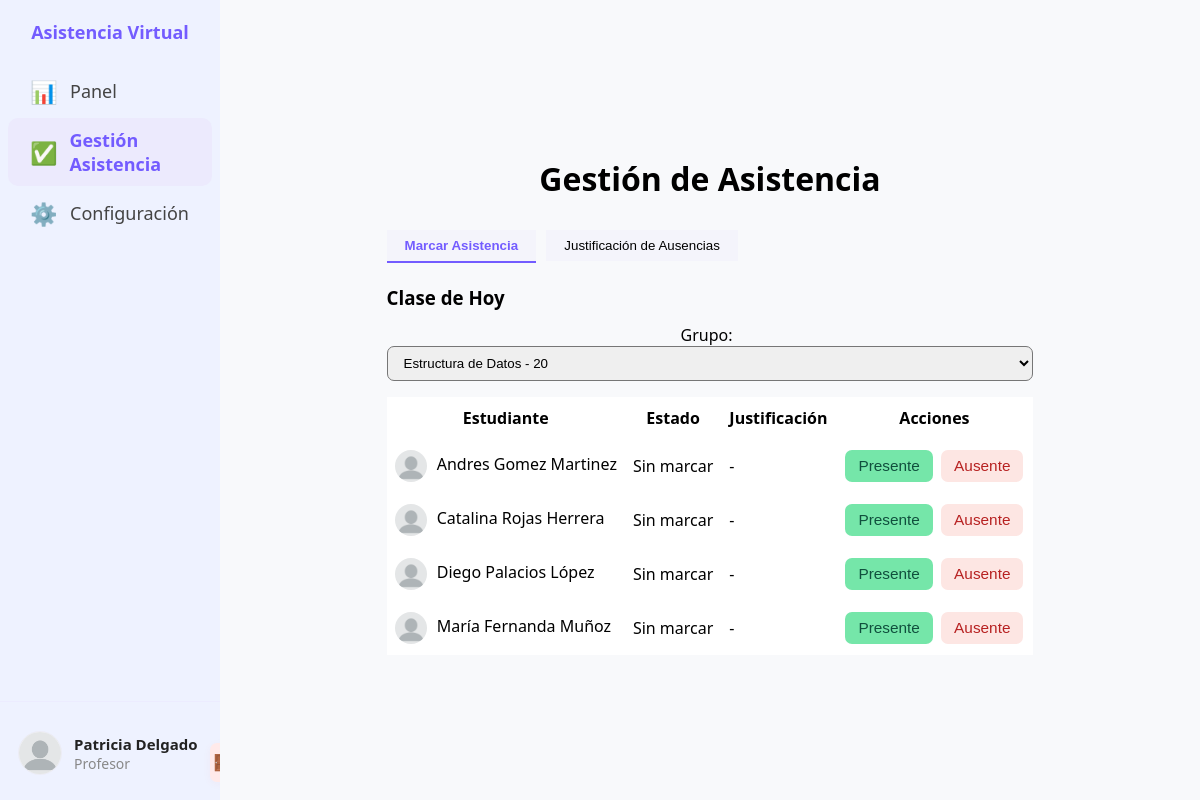
The app's page /panel.php?tab=asistencia (signed in) with its own data.
### tables this page shows
CREATE TABLE `usuarios` (
  `id` int(11) NOT NULL,
  `rol` enum('Estudiante','Profesor','Administrador') NOT NULL,
  `nombre_completo` varchar(100) NOT NULL,
  `correo_electronico` varchar(100) NOT NULL,
  `id_carnet` varchar(50) NOT NULL,
  `contrasena` varchar(255) NOT NULL,
  `fecha_registro` timestamp NOT NULL DEFAULT current_timestamp(),
  `zona_horaria` varchar(32) DEFAULT NULL,
  `foto_perfil` varchar(255) DEFAULT NULL
);

### panel.php (the view, shortened to what this page needs)
<?php
include('conexion.php');
$rol = $_SESSION['rol'];
$usuario_id = $_SESSION['usuario_id'];
$tab = $_GET['tab'] ?? 'panel';
$foto_perfil = null;
$stmt = $conn->prepare("SELECT foto_perfil, nombre_completo, correo_electronico, zona_horaria FROM usuarios WHERE id = ?");
$stmt->bind_param("i", $usuario_id);
$stmt->execute();
$stmt->bind_result($foto_perfil, $nombre, $correo, $zona);
$nombres = explode(' ', $nombre ?? 'Usuario');
$mostrar = isset($nombres[1]) ? $nombres[0] . ' ' . $nombres[1] : $nombres[0];
$ruta_foto = ($foto_perfil && file_exists(__DIR__ . "/images/perfiles/" . $foto_perfil))
    ? "/savesa/images/perfiles/" . $foto_perfil
    : "/savesa/images/perfiles/nopicture.png";
?>
<!DOCTYPE html>
<html lang="es">
<head>
  <link rel="stylesheet" href="/savesa/css/dashboard.css">
  <link rel="stylesheet" href="/savesa/css/settings.css">
</head>
<body>
  <div id="root" class="dashboard-container">
    <aside class="sidebar">
      <div class="sidebar-header">
        <h2>Asistencia Virtual</h2>
      </div>
      <nav class="sidebar-nav">
        <a class="sidebar-item <?php if ($tab=='panel') echo 'active'; ?>" href="panel.php?tab=panel">
          <span class="icon">📊</span>
          <span class="label">Panel</span>
        </a>
        <?php if ($rol === 'Administrador'): ?>
          <a class="sidebar-item" href="materias.php">
            <span class="icon">📚</span>
            <span class="label">Materias</span>
          </a>
          <a class="sidebar-item" href="crear_materia.php">
            <span class="icon">➕</span>
            <span class="label">Crear Materia</span>
          </a>
          <a class="sidebar-item" href="crear_grupo.php">
            <span class="icon">👥</span>
            <span class="label">Crear Grupo</span>
          </a>
          <a class="sidebar-item" href="asignar_profesor.php">
            <span class="icon">🧑‍🏫</span>
            <span class="label">Asignar Profesor</span>
          </a>
          <a class="sidebar-item" href="inscribir_estudiante.php">
            <span class="icon">👨‍🎓</span>
            <span class="label">Inscribir Estudiante</span>
          </a>
        <?php elseif ($rol === 'Profesor'): ?>
          <a class="sidebar-item <?php if ($tab=='asistencia') echo 'active'; ?>" href="panel.php?tab=asistencia">
            <span class="icon">✅</span>
            <span class="label">Gestión Asistencia</span>
          </a>
        <?php endif; ?>
        <a class="sidebar-item <?php if ($tab=='settings') echo 'active'; ?>" href="panel.php?tab=settings">
          <span class="icon">⚙️</span>
          <span class="label">Configuración</span>
        </a>
      </nav>
      <div class="sidebar-footer">
        <img src="<?php echo htmlspecialchars($ruta_foto); ?>?v=<?php echo time(); ?>"
          alt="Avatar"
          class="avatar"
          onerror="this.onerror=null;this.src='/savesa/images/perfiles/nopicture.png';"
        />
        <div>
          <div class="user-name"><?php echo htmlspecialchars($mostrar); ?></div>
          <div class="user-role"><?php echo htmlspecialchars($rol); ?></div>
        </div>
        <form action="logout.php" method="post" style="margin:0;">
          <button class="logout-btn" type="submit">🚪</button>
        </form>
      </div>
    </aside>
    <main class="main-content">
      <?php if ($tab == 'panel'): ?>
        <h1 class="dashboard-title">Resumen</h1>
        <div class="dashboard-cards-grid">
          <?php if ($rol === 'Administrador'): ?>
            <div class="dashboard-card">
              <div style="display:flex;align-items:center;gap:12px;">
                <span style="font-size:28px;color:#735CFF;">📝</span>
                <div class="card-title">Actividad Reciente</div>
              </div>
              <ul>
                <?php
                $ultimas_materias = @$conn->query("SELECT nombre, id, fecha_creacion FROM materias ORDER BY fecha_creacion DESC LIMIT 3");
                if ($ultimas_materias && $ultimas_materias->num_rows > 0) {
                  while ($m = $ultimas_materias->fetch_assoc()) {
                    echo "<li><b>Materia creada:</b> ".htmlspecialchars($m['nombre'])." <span style='color:#888;'>(".date('d/m/Y', strtotime($m['fecha_creacion'])).")</span></li>";
                  }
                }
                $ultimos_grupos = @$conn->query("SELECT g.id, g.nombre as grupo, m.nombre as materia FROM grupos g JOIN materias m ON g.materia_id=m.id ORDER BY g.id DESC LIMIT 3");
                if ($ultimos_grupos && $ultimos_grupos->num_rows > 0) {
                  while ($g = $ultimos_grupos->fetch_assoc()) {
                    echo "<li><b>Grupo creado:</b> {$g['id']} (<span style='color:#735cff'>".htmlspecialchars($g['materia'])."</span>)</li>";
                  }
                }
                $ultimas_asignaciones = @$conn->query("
                    SELECT u.nombre_completo as profesor, g.id as grupo
                    FROM materia_profesor mp
                    JOIN usuarios u ON mp.profesor_id=u.id
                    JOIN grupos g ON mp.grupo_id=g.id
                    ORDER BY mp.grupo_id DESC LIMIT 3
                ");
                if ($ultimas_asignaciones && $ultimas_asignaciones->num_rows > 0) {
                  while ($a = $ultimas_asignaciones->fetch_assoc()) {
                    echo "<li><b>Profesor asignado:</b> ".htmlspecialchars($a['profesor'])." a grupo <b>{$a['grupo']}</b></li>";
                  }
                }
                if (
                    (!$ultimas_materias || $ultimas_materias->num_rows == 0) &&
                    (!$ultimos_grupos || $ultimos_grupos->num_rows == 0) &&
                    (!$ultimas_asignaciones || $ultimas_asignaciones->num_rows == 0)
                  ) {
                  echo '<li style="color:#888;">No hay actividad reciente aún.</li>';
                }
                ?>
              </ul>
            </div>
          <?php elseif ($rol === 'Profesor'): ?>
            <div class="dashboard-card">
              <div style="display:flex;align-items:center;gap:12px;">
                <span style="font-size:28px;color:#735CFF;">📝</span>
                <div class="card-title">Actividad Reciente</div>
              </div>
              <ul>
                <?php
                $grupos = @$conn->query("
                  SELECT g.id, g.nombre AS grupo, m.nombre AS materia
                  FROM materia_profesor mp
                  JOIN grupos g ON mp.grupo_id = g.id
                  JOIN materias m ON g.materia_id = m.id
                  WHERE mp.profesor_id = $usuario_id
                  ORDER BY g.id DESC LIMIT 5
                ");
                if ($grupos && $grupos->num_rows > 0) {
                  while ($g = $grupos->fetch_assoc()) {
                    echo "<li><b>Grupo asignado:</b> {$g['id']} (<span style='color:#735cff'>".htmlspecialchars($g['materia'])."</span>)</li>";
                  }
                } else {
                  echo '<li style="color:#888;">No tienes grupos asignados recientemente.</li>';
                }
                ?>
              </ul>
            </div>
          <?php elseif ($rol === 'Estudiante'): ?>
            <div class="dashboard-card">
              <div style="display:flex;align-items:center;gap:12px;">
                <span style="font-size:28px;color:#735CFF;">📝</span>
                <div class="card-title">Actividad Reciente</div>
              </div>
              <ul>
                <?php
                $grupos = @$conn->query("
                  SELECT g.id, g.nombre AS grupo, m.nombre AS materia
                  FROM grupo_estudiante ge
                  JOIN grupos g ON ge.grupo_id = g.id
                  JOIN materias m ON g.materia_id = m.id
                  WHERE ge.estudiante_id = $usuario_id
                  ORDER BY g.id DESC LIMIT 5
                ");
                if ($grupos && $grupos->num_rows > 0) {
                  while ($g = $grupos->fetch_assoc()) {
                    echo "<li><b>Inscrito en grupo:</b> {$g['id']} (<span style='color:#735cff'>".htmlspecialchars($g['materia'])."</span>)</li>";
                  }
                } else {
                  echo '<li style="color:#888;">No tienes inscripciones recientes.</li>';
                }
                ?>
              </ul>
            </div>
          <?php endif; ?>
        </div>
      <?php elseif ($tab == 'asistencia' && $rol === 'Profesor'): ?>
        <div class="attendance-wrapper">
          <h1 class="dashboard-title">Gestión de Asistencia</h1>
          <div class="attendance-tabs">
            <button class="tab-btn active" onclick="showTab('marcar')">Marcar Asistencia</button>
            <button class="tab-btn" onclick="showTab('justificar')">Justificación de Ausencias</button>
          </div>
          <div id="tab-marcar" class="attendance-tab active">
            <h3 style="margin-bottom:14px;">Clase de Hoy</h3>
            <form method="get" style="margin-bottom:16px;">
              <label for="grupo_sel" style="margin-right:7px;">Grupo:</label>
              <select id="grupo_sel" name="grupo_id" onchange="this.form.submit()" style="padding:8px 12px;border-radius:7px;">
                <?php
                $grupos = $conn->query("
                  SELECT g.id, g.nombre, m.nombre as materia
                  FROM materia_profesor mp
                  JOIN grupos g ON mp.grupo_id = g.id
                  JOIN materias m ON g.materia_id = m.id
                  WHERE mp.profesor_id = $usuario_id
                ");
                $grupo_id = $_GET['grupo_id'] ?? ($grupos->num_rows > 0 ? $grupos->fetch_assoc()['id'] : '');
                $grupos->data_seek(0);
                while ($gr = $grupos->fetch_assoc()) {
                  echo '<option value="'.$gr['id'].'"'.($grupo_id == $gr['id'] ? ' selected' : '').'>'.htmlspecialchars($gr['materia']).' - '.htmlspecialchars($gr['nombre']).'</option>';
                }
                ?>
              </select>
            </form>
            <div style="overflow-x:auto;">
            <table class="attendance-table">
              <thead>
                <tr>
                  <th>Estudiante</th>
                  <th>Estado</th>
                  <th>Justificación</th>
                  <th>Acciones</th>
                </tr>
              </thead>
              <tbody>
                <?php
              if ($grupo_id) {
                $estudiantes = $conn->query("
                  SELECT u.id, u.nombre_completo, u.foto_perfil,
                    a.estado,
                    a.justificacion
                  FROM grupo_estudiante ge
                  JOIN usuarios u ON ge.estudiante_id = u.id
                  LEFT JOIN asistencias a ON a.estudiante_id = u.id AND a.fecha = CURDATE() AND a.grupo_id = $grupo_id
                  WHERE ge.grupo_id = $grupo_id
                ");
                while ($estu = $estudiantes->fetch_assoc()) {
                  echo "<tr>
                    <td><img src='/savesa/images/perfiles/".($estu['foto_perfil']?$estu['foto_perfil']:'nopicture.png')."' class='avatar-mini'> ".htmlspecialchars($estu['nombre_completo'])."</td>
                    <td class='td-estado'>".($estu['estado'] ?? 'Sin marcar')."</td>
                    <td class='td-justificacion'>".(($estu['justificacion'] && trim($estu['justificacion']) != '') ? 'Sí' : '-')."</td>
                    <td>
                      <button class='attendance-btn presente'
                        data-action='Presente'
                        data-id='".$estu['id']."'
                        data-grupo='".$grupo_id."'>Presente</button>
                      <button class='attendance-btn ausente'
                        data-action='Ausente'
                        data-id='".$estu['id']."'
                        data-grupo='".$grupo_id."'>Ausente</button>
                    </td>
                  </tr>";
                }
              } else {
                echo "<tr><td colspan='4'>No tienes grupos asignados.</td></tr>";
              }
              ?>
              </tbody>
            </table>
            </div>
          </div>
        </div>
      <?php endif; ?>
    </main>
  </div>
</body>
</html>

### records on screen
usuarios: nombre_completo "Patricia Delgado"
usuarios: nombre_completo "Andres Gomez Martinez", estado "Sin marcar"
usuarios: nombre_completo "Catalina Rojas Herrera", estado "Sin marcar"
usuarios: nombre_completo "Diego Palacios López", estado "Sin marcar"
usuarios: nombre_completo "María Fernanda Muñoz", estado "Sin marcar"

### other values on screen
$rol "Profesor"
form field grupo_id "Estructura de Datos - 20"
